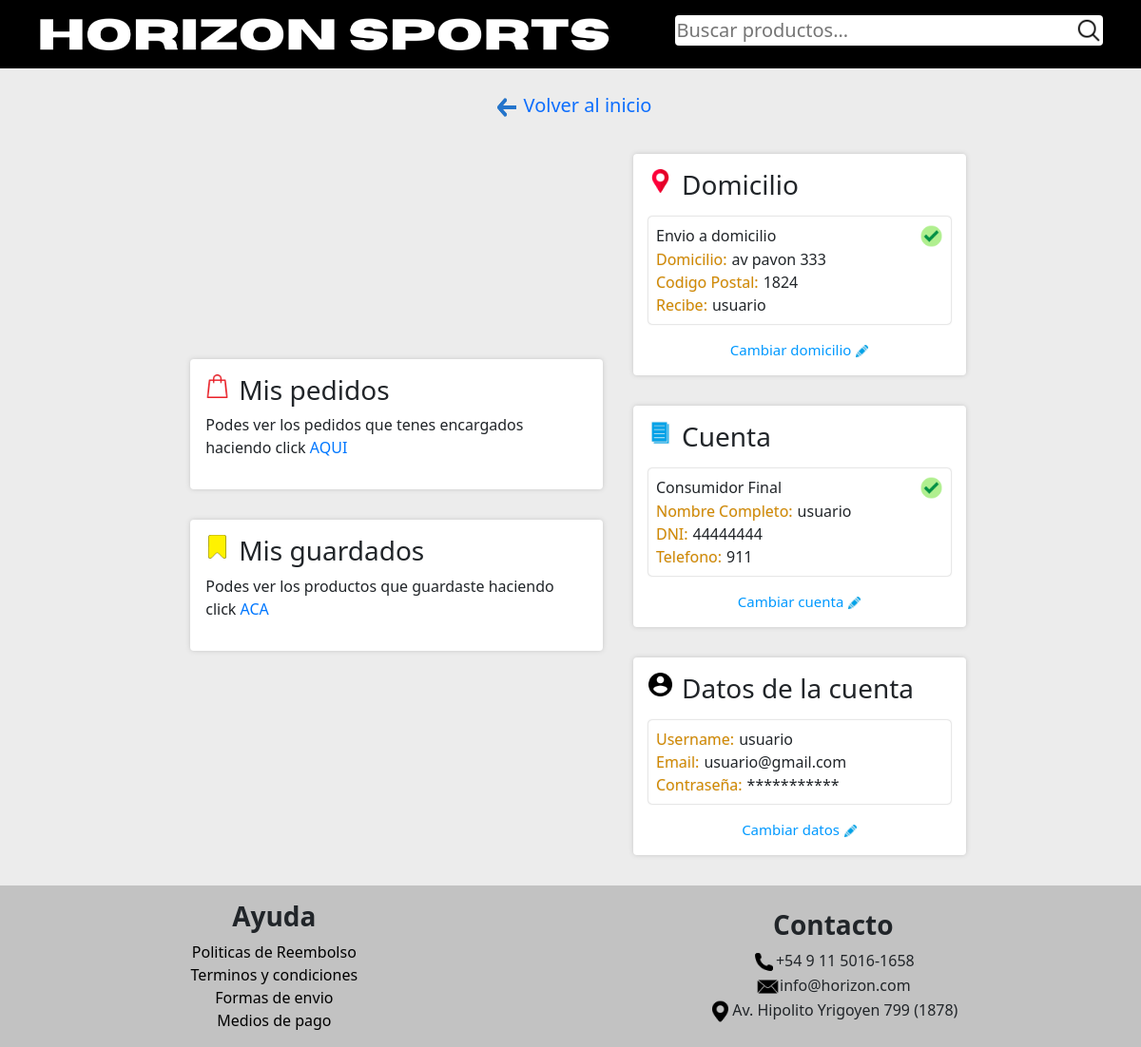
/pagina/subpag_users/perfil.php (signed in), run on the app's committed database.
### tables this page shows
CREATE TABLE IF NOT EXISTS `usuarios` (
  `id_usuario` int(100) NOT NULL AUTO_INCREMENT,
  `nombre` varchar(50) NOT NULL,
  `email` text NOT NULL,
  `password` text NOT NULL,
  `permisos` varchar(20) NOT NULL,
  `domicilio` text NOT NULL,
  `codigo_postal` int(10) NOT NULL,
  `recibe` text NOT NULL,
  `telefono` varchar(20) NOT NULL,
  `DNI` int(50) NOT NULL,
  PRIMARY KEY (`id_usuario`)
);

### pagina/subpag_users/perfil.php (the view, shortened to what this page needs)
<?php
include("../conexion.php");
$nombre = $_SESSION['nombre'];
$id_usuario = $_SESSION['id_usuario'];
$sql = "SELECT email, domicilio, codigo_postal, recibe, telefono, DNI FROM `usuarios` WHERE id_usuario = '$id_usuario'";
$resultado = $conn->query($sql);
if ($resultado->num_rows == 1) {
  while ($fila = $resultado->fetch_assoc()) {
    $email = $fila["email"];
    $domicilio = $fila["domicilio"];
    $codigo_postal = $fila["codigo_postal"];
    $recibe = $fila["recibe"];
    $telefono = $fila["telefono"];
    $dni = $fila["DNI"];
  }
}
?>
<!DOCTYPE html>
<html lang="es">
<head>
  <link
    href="https://cdn.jsdelivr.net/npm/bootstrap@5.3.3/dist/css/bootstrap.min.css"
    rel="stylesheet"
 />
  <link href="https://fonts.cdnfonts.com/css/codec-pro" rel="stylesheet" />
  <link rel="stylesheet" href="perfil.css" />
</head>
<body>
  <header
    class="d-flex justify-content-center align-items-center flex-column w-100 bg-black p-3 flex-lg-row justify-content-lg-around">
    <img src="../imgs/horizonsports.png" alt="horizonsports" />
    <form
      action="../busqueda.php"
      method="POST"
      class="d-flex justify-content-center align-items-center flex-row mb-2 rounded-1 w-100">
      <input type="search" name="buscar" placeholder="Buscar productos..." />
      <button class="rounded-5">
        <img src="../imgs/lupa.png" alt="lupa.png" class="p-0 m-0" />
      </button>
    </form>
  </header>
  <a
    href="../index.php"
    class="regresar m-3 mt-4 ps-2 gap-2 d-flex justify-content-center"><img src="../imgs/flecha-reversa.png" alt="flechita" />
    <p class="p-0 m-0 mb-1">Volver al inicio</p>
  </a>
  <div
    class="w-100 d-flex justify-content-center align-items-center flex-column mt-3 flex-md-row">
    <div
      class="d-flex align-items-center align-items-md-end flex-column">
      <div class="tarjeta-perfil bg-white m-3 p-3 rounded-1 w-md-50">
        <h3 class="d-flex align-items-start">
          <img src="../imgs/bolsa-de-compra.png" alt="ubi" />Mis pedidos
        </h3>
        <p>
          Podes ver los pedidos que tenes encargados haciendo click
          <a href="pedidos/pedidos.php">AQUI</a>
        </p>
      </div>
      <div class="tarjeta-perfil bg-white m-3 p-3 rounded-1">
        <h3 class="d-flex align-items-start">
          <img src="../imgs/favorito-amarillo.png" alt="ubi" />Mis guardados
        </h3>
        <p>
          Podes ver los productos que guardaste haciendo click <a href="../favoritos.php">ACA</a>
        </p>
      </div>
    </div>
    <div class="d-flex justify-content-center align-items-center align-items-md-start flex-column">
      <div class="tarjeta-perfil bg-white m-3 p-3 rounded-1">
        <h3 class="d-flex align-items-start">
          <img src="../imgs/ubicacion.png" alt="ubi" />Domicilio
        </h3>
        <ul class="w-100 rounded-1 mt-3 p-2">
          <li class="d-flex justify-content-between">
            Envio a domicilio <img src="../imgs/tilde-correcto.png" alt="" />
          </li>
          <li>
            <p>Domicilio:</p>
            <?php if (isset($domicilio)) {
              echo $domicilio;
            }
            ?>
          </li>
          <li>
            <p>Codigo Postal:</p>
            <?php if ($codigo_postal != 0) {
              echo $codigo_postal;
            }
            ?>
          </li>
          <li>
            <p>Recibe:</p>
            <?php if (isset($recibe)) {
              echo $recibe;
            }
            ?>
          </li>
        </ul>
        <div class="cambiar-link text-center">
          <a href="domicilio/cambiar_domicilio.php?id=<?php echo $id_usuario; ?>">Cambiar domicilio <img src="../imgs/lapiz.png" alt="lapiz" /></a>
        </div>
      </div>
      <div class="tarjeta-perfil bg-white m-3 p-3 rounded-1">
        <h3 class="d-flex align-items-start">
          <img src="../imgs/hoja-de-papel.png" alt="ubi" />Cuenta
        </h3>
        <ul class="w-100 rounded-1 mt-3 p-2">
          <li class="d-flex justify-content-between">
            Consumidor Final <img src="../imgs/tilde-correcto.png" alt="" />
          </li>
          <li>
            <p>Nombre Completo:</p>
            <?php if (isset($recibe)) {
              echo $recibe;
            }
            ?>
          </li>
          <li>
            <p>DNI:</p>
            <?php if ($dni != 0) {
              echo $dni;
            }
            ?>
          </li>
          <li>
            <p>Telefono:</p>
            <?php
            echo $telefono;
            ?>
          </li>
        </ul>
        <div class="cambiar-link text-center">
          <a href="cuenta/editar_cuenta.php?id=<?php echo $id_usuario; ?>">Cambiar cuenta <img src="../imgs/lapiz.png" alt="lapiz" /></a>
        </div>
      </div>
      <div class="tarjeta-perfil bg-white m-3 p-3 rounded-1">
        <h3 class="d-flex align-items-start">
          <img src="../imgs/user.png" alt="ubi" />Datos de la cuenta
        </h3>
        <ul class="w-100 rounded-1 mt-3 p-2">
          <li>
            <p>Username:</p>
            <?php
            echo $nombre;
            ?>
          </li>
          <li>
            <p>Email:</p>
            <?php
            echo $email;
            ?>
          </li>
          <li>
            <p>Contraseña:</p>
            ***********
          </li>
        </ul>
        <div class="cambiar-link text-center">
          <a href="datos/cambiar_datos.php?id=<?php echo $id_usuario; ?>">Cambiar datos <img src="../imgs/lapiz.png" alt="lapiz" /></a>
        </div>
      </div>
    </div>
  </div>
  <footer class="w-100 mt-3">
    <div
      class="footer-superior d-flex justify-content-around align-items-center flex-row">
      <div class="mt-3">
        <ul
          class="d-md-flex justify-content-center align-items-center flex-column">
          <li>
            <h3><b>Ayuda</b></h3>
          </li>
          <li><a href="../faq.php">Politicas de Reembolso</a></li>
          <li><a href="../tyc.php">Terminos y condiciones</a></li>
          <li><a href="../faq.php">Formas de envio</a></li>
          <li><a href="../faq.php">Medios de pago</a></li>
        </ul>
      </div>
      <div class="text-end mt-3 me-4">
        <ul
          class="d-md-flex justify-content-center align-items-center flex-column">
          <li>
            <h3><b>Contacto</b></h3>
          </li>
          <li>
            <img src="../imgs/footer/llamar.png" alt="telefono.png" />+54 9 11
            5016-1658
          </li>
          <li>
            <img
              src="../imgs/footer/correo.png"
              alt="correo.png" />info@horizon.com
          </li>
          <li>
            <img
              src="../imgs/footer/pasador-de-ubicacion.png"
              alt="ubicacion.png" />Av. Hipolito Yrigoyen 799 (1878)
          </li>
        </ul>
      </div>
    </div>
  </footer>
</body>
</html>

### pagina/subpag_users/perfil.css (style rules this page uses)
body { background: rgb(236, 236, 236); font-family:'Segoe UI', Tahoma, Geneva, Verdana, sans-serif; }
header { gap: 20px; }
header img { width: 100%; max-width: 600px; }
header form { background: white; max-width: 450px; }
header form input { font-size: 20px; width: 100%; background: none; border: none; }
header form button { cursor: pointer; border: none; background: white; padding: 0; }
header form img { width: 30px; height: 30px; }
.regresar { text-decoration: none; }
.regresar p { font-size: 20px; }
.regresar img { padding: 0; margin: 0; width: 20px; }
.tarjeta-perfil { min-width: 350px; max-width: 450px; width: 90%; box-shadow: 0 0 5px rgb(199, 199, 199); }
.tarjeta-perfil p a { color: rgb(0, 119, 255); text-decoration: none; }
.tarjeta-perfil h3 { gap: 10px; }
.tarjeta-perfil .cambiar-link { width: 100%; display: flex; justify-content: center; align-items: center; }
.tarjeta-perfil .cambiar-link a { width: 100%; text-decoration: none; font-size: 15px; color: rgb(0, 153, 255); cursor: pointer; }
.tarjeta-perfil .cambiar-link a img { width: 15px; }
.tarjeta-perfil h3 img { width: 25px; height: 25px; }
.tarjeta-perfil ul { list-style: none; box-shadow: 0px 0px 2px rgb(165, 165, 165); }
.tarjeta-perfil ul li { display: flex; margin: 0; padding: 0; }
.tarjeta-perfil ul li p { margin: 0 5px 0 0; color: rgb(209, 136, 0); text-shadow: 0px 0px 2px rgb(228, 228, 228); }
.tarjeta-perfil ul li img { width: 25px; }
footer { background: black; }
.footer-superior { background: #C2C2C2; }
.footer-superior img { width: 25px; }
.footer-superior ul { list-style: none; }
.footer-superior a { color: black; text-decoration: none; }

### data on the page
usuarios: domicilio "av pavon 333", codigo_postal "1824", recibe "usuario", DNI "44444444", telefono "911", email "usuario@gmail.com"

### other printed values
$nombre "usuario"
